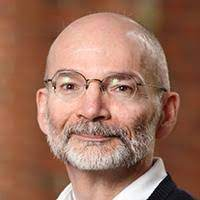
#> input picture Image-Path/Edge-Detection-Test-DeLong.jpg, 200 x 200 px, given in place of Edge-Detection-Test-Edge-Detection-Test-DeLong.jpg.jpg, which was not available
$ python ECE-4440-Color-Detection.py Edge-Detection-Test-DeLong.jpg
#> lines starting #> are read from the running program, lines starting #| are printed output that depends on the picture; after the words box and inside, x2 and y2 are one past the last pixel; in counts of white or black regions, pixels touching at a corner belong together; pictures that were not available may be replaced by others from this repository, and a replacement may not be noted
# Source: https://www.pyimagesearch.com/2014/08/04/opencv-python-color-detection/

import sys
import cv2
import numpy as np

# Define the list of colors to be detected
# TODO: Make it three shades instead of five
boundaries = [
    ([0], [50]),    # black
    ([51], [101]),  # dark gray
    ([102], [152]), # gray
    ([153], [203]), # light gray
    ([204], [255])  # white
]

# Read the original image
name = sys.argv[1]
img_path = 'Edge-Detection-Test-' + name + '.jpg'
try:
    img = cv2.imread(img_path)
#> img is the input picture: shape (200, 200, 3); mean B, G, R 91.1, 110.4, 155.3
except OSError:
    print("Could not read file: " + img_path)
    exit(1)

# Resize the image to decrease the resolution
img_resize = img
scale_percent = 80 # percent of original size
width = int(img.shape[1] * scale_percent / 100)
#> width = 160
height = int(img.shape[0] * scale_percent / 100)
#> height = 160
dim = (width, height)
#> dim = (160, 160)
# TODO: Do math to erase need for loop silly
while (width > 300 or height > 300):
    img_resize = cv2.resize(img_resize, dim, interpolation = cv2.INTER_AREA)
    width = int(img_resize.shape[1] * scale_percent / 100)
    height = int(img_resize.shape[0] * scale_percent / 100)
    dim = (width, height)

# TODO: Contrast colors in image for better color detection

# Convert to graycsale
img_gray = cv2.cvtColor(img_resize, cv2.COLOR_BGR2GRAY)
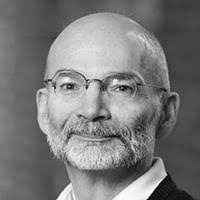
#> img_gray: shape (200, 200); min 1, max 255, mean 121.7
# Blur the image for better color detection
# TODO: Play around with blurring and see what produces the best result!
#       Use bilateral blurring?
img_blur = cv2.GaussianBlur(img_gray, (5,5), 0)
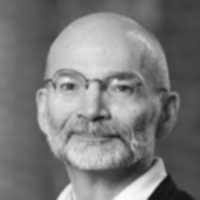
#> img_blur: shape (200, 200); min 18, max 253, mean 121.7
# img_blur = cv2.medianBlur(img_blur, 3)

# TODO: Apply background erosion to remove unnecessary background colors

# loop over the boundaries
for (lower, upper) in boundaries:
	# create NumPy arrays from the boundaries
	lower = np.array(lower, dtype = "uint8")
	upper = np.array(upper, dtype = "uint8")
	# find the colors within the specified boundaries and apply
	# the mask
	mask = cv2.inRange(img_blur, lower, upper)
	# show the images
	cv2.imshow("images", np.hstack([img_blur, mask]))
	cv2.waitKey(0)
#> this loop made 5 passes
#> pass 1, `mask = cv2.inRange(img_blur, lower, upper)`:
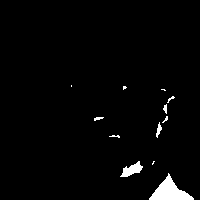
#> mask: shape (200, 200); 2.3% white; 12 white regions (7 under 20 px), largest, box (x1, y1, x2, y2) and area: (149, 173, 194, 200) 558, (120, 161, 143, 177) 184, (156, 122, 162, 138) 46, (163, 104, 167, 114) 26, (94, 117, 104, 121) 25
#> pass 1, `cv2.imshow("images", np.hstack([img_blur, mask]))`:
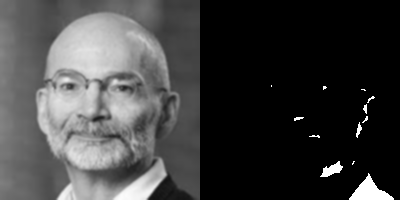
#> window 'images': shape (200, 400); min 0, max 255, mean 63.8
#> pass 2, `mask = cv2.inRange(img_blur, lower, upper)`:
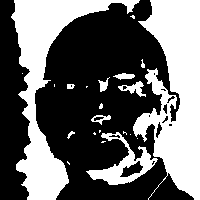
#> mask: shape (200, 200); 41.4% white; 22 white regions (12 under 20 px), largest, box (x1, y1, x2, y2) and area: (133, 0, 200, 200) 8149, (11, 0, 140, 200) 6670, (86, 132, 158, 185) 1158
#> pass 2, `cv2.imshow("images", np.hstack([img_blur, mask]))`:
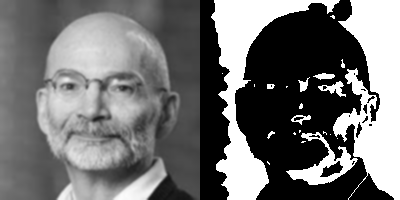
#> window 'images': shape (200, 400); min 0, max 255, mean 113.6

cv2.destroyAllWindows()
